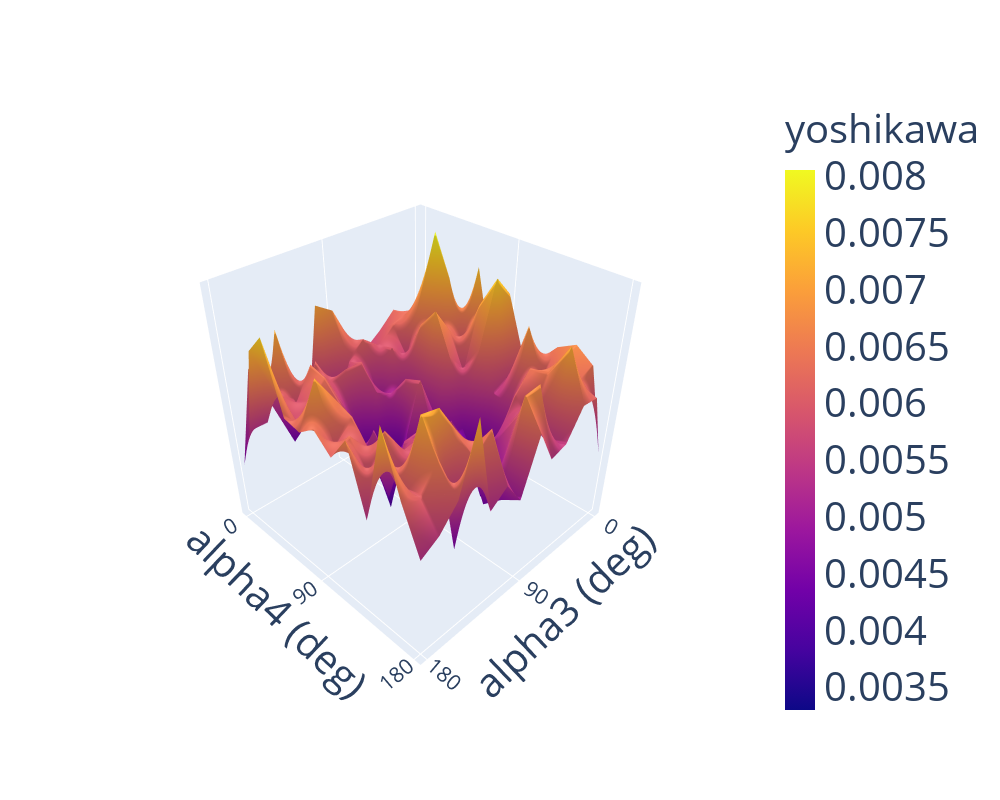
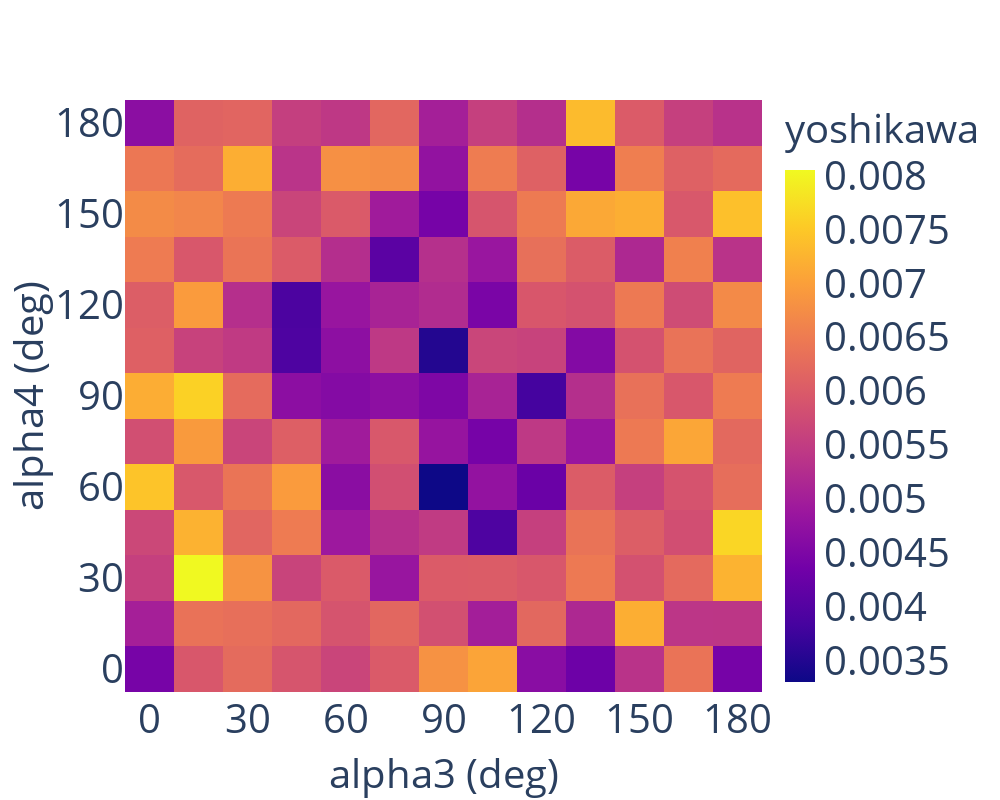

Here is the notebook cell these charts were saved with, in order:
### Markdown cell above
### Global Indice - Manipulability from Yoshikawa

$$
\sqrt{\det(J(q)J^T(q))}
$$

### Code cell
np.random.seed(42)

# from 0, 10, 20, ..., 180 deg for alpha
alpha_list_deg3 = np.arange(0, 181, 15)
alpha_list_rad3 = np.deg2rad(alpha_list_deg3)
alpha_list_deg4 = np.arange(0, 181, 15)
alpha_list_rad4 = np.deg2rad(alpha_list_deg4)
print(f"alpha 3: {alpha_list_deg3}")
print(f"alpha 4: {alpha_list_deg4}")

method = "yoshikawa"
axes = "all"

# isRun = True
# isSave = True

isSave = False
isRun = False

if isRun:
    res, res_mat = evaluate_alpha_effect(
        alpha_list_rad3, alpha_list_rad4, isSave=True, method=method, axes=axes
    )
if not isRun:
    npzfile = np.load(f"data/two_alpha/{method}_{axes}.npz")
    res = npzfile["results"]
    res_mat = npzfile["res_mat"]
plot_global_index_results(
    alpha_list_deg3,
    alpha_list_deg4,
    res_mat,
    plot_type="surface",
    method=method,
    axes=axes,
    isSave=isSave,
)
plot_global_index_results(
    alpha_list_deg3,
    alpha_list_deg4,
    res_mat,
    plot_type="heatmap",
    method=method,
    axes=axes,
    isSave=isSave,
)

### Figure 1 — Plotly figure (JSON) as saved in the notebook; plotly's stock layout.template omitted (floating-point values rounded to 4 significant figures; data arrays with more than 128 entries replaced by an {"elided": "..."} marker saying what was removed)
{"data": [{"colorbar": {"tickfont": {"size": 40}, "title": {"font": {"size": 40}, "text": "yoshikawa"}}, "type": "surface", "x": [0, 15, 30, 45, 60, 75, 90, 105, 120, 135, 150, 165, 180], "y": [0, 15, 30, 45, 60, 75, 90, 105, 120, 135, 150, 165, 180], "z": {"elided": "13x13 float values"}}], "layout": {"autosize": true, "height": 800, "scene": {"camera": {"eye": {"x": 1.55, "y": 1.55, "z": 1.55}, "up": {"x": 0, "y": 0, "z": 1}}, "xaxis": {"dtick": 90, "tickfont": {"size": 16}, "title": {"font": {"size": 40}, "text": "alpha3 (deg)"}}, "yaxis": {"dtick": 90, "tickfont": {"size": 16}, "title": {"font": {"size": 40}, "text": "alpha4 (deg)"}}, "zaxis": {"dtick": 90, "tickfont": {"size": 16}, "title": {"font": {"size": 40}, "text": ""}}}, "width": 1000, "xaxis": {"dtick": 30, "tickfont": {"size": 40}, "title": {"font": {"size": 40}, "text": "alpha3 (deg)"}}, "yaxis": {"dtick": 30, "tickfont": {"size": 40}, "title": {"font": {"size": 40}, "text": "alpha4 (deg)"}}}}

### Figure 2 — Plotly figure (JSON) as saved in the notebook; plotly's stock layout.template omitted (floating-point values rounded to 4 significant figures; data arrays with more than 128 entries replaced by an {"elided": "..."} marker saying what was removed)
{"data": [{"colorbar": {"tickfont": {"size": 40}, "title": {"font": {"size": 40}, "text": "yoshikawa"}}, "type": "heatmap", "x": [0, 15, 30, 45, 60, 75, 90, 105, 120, 135, 150, 165, 180], "y": [0, 15, 30, 45, 60, 75, 90, 105, 120, 135, 150, 165, 180], "z": {"elided": "13x13 float values"}}], "layout": {"autosize": true, "height": 800, "width": 1000, "xaxis": {"dtick": 30, "tickfont": {"size": 40}, "title": {"font": {"size": 40}, "text": "alpha3 (deg)"}}, "yaxis": {"dtick": 30, "tickfont": {"size": 40}, "title": {"font": {"size": 40}, "text": "alpha4 (deg)"}}}}
